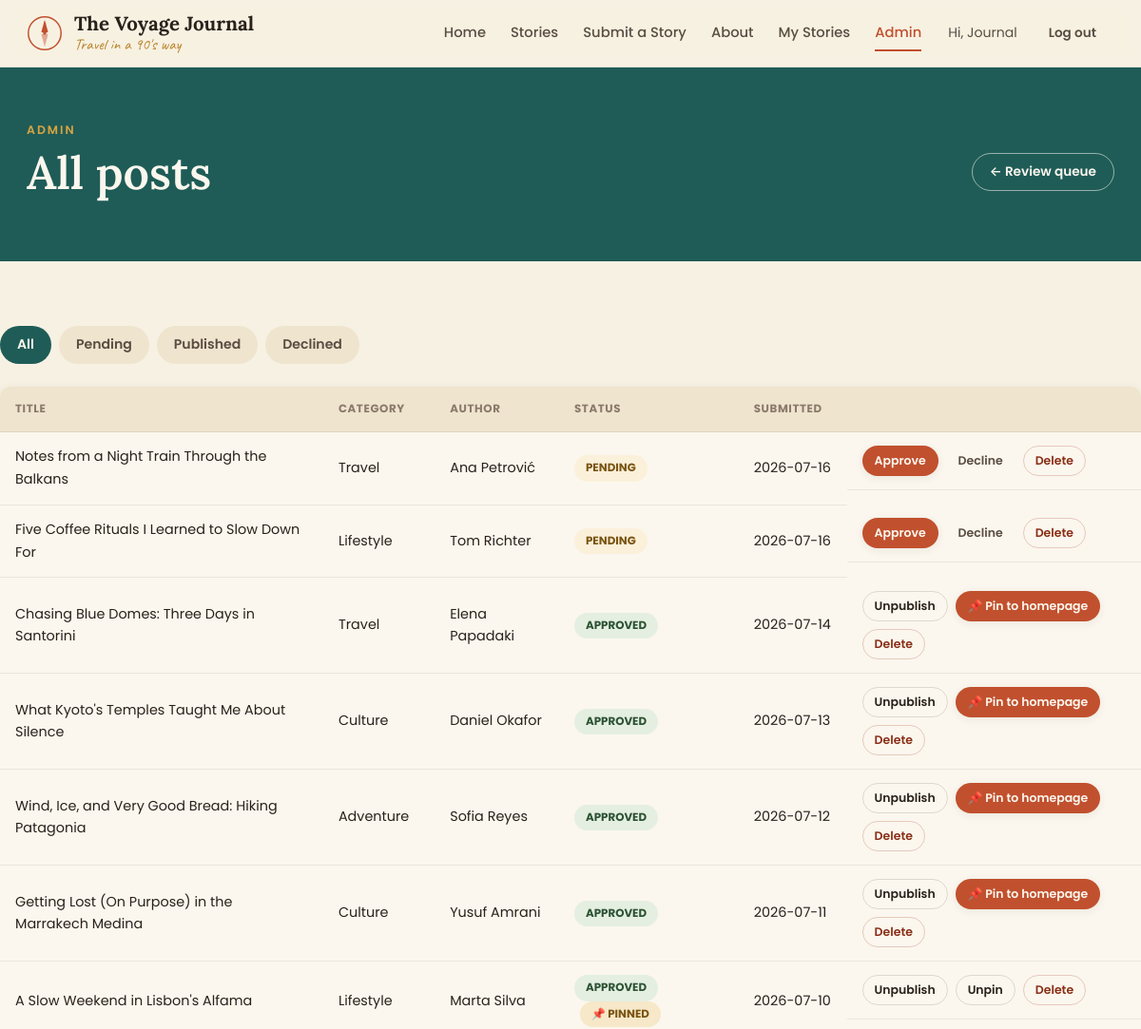
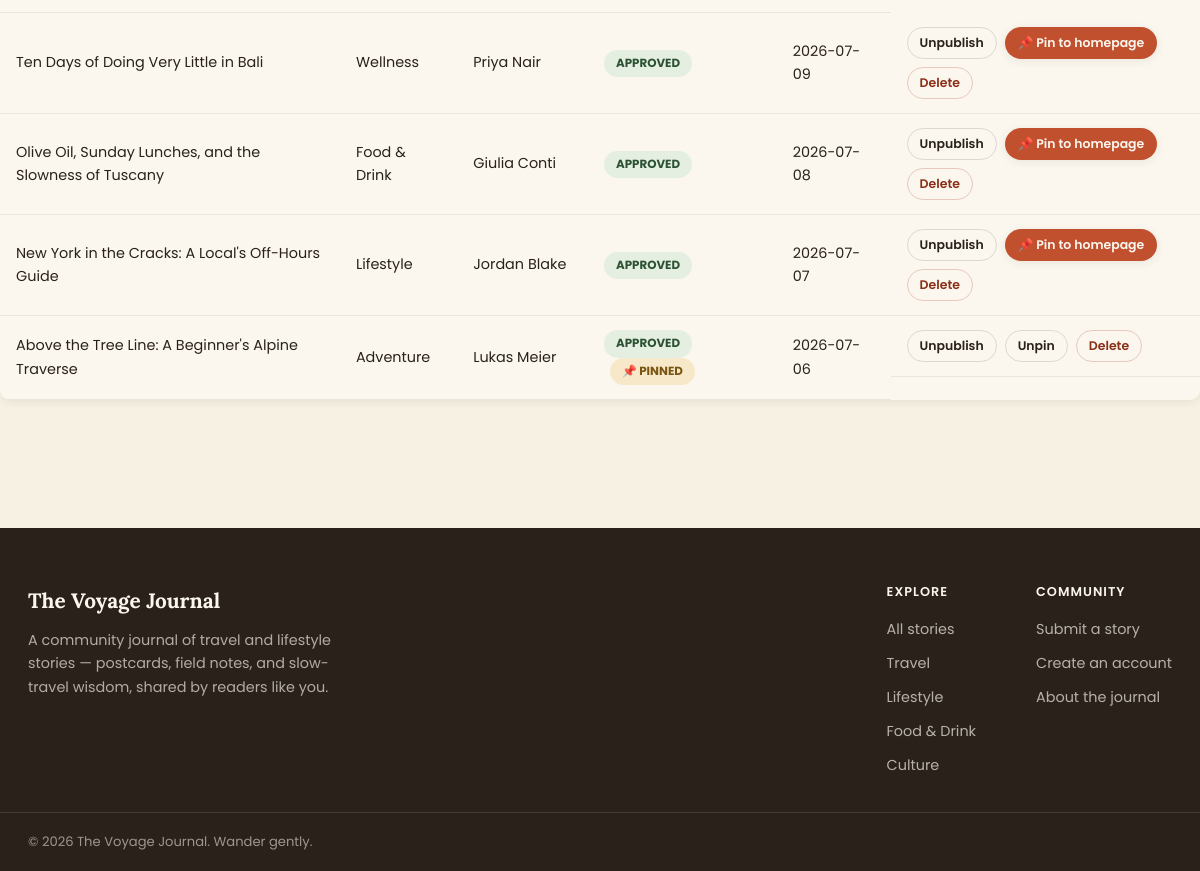
The app's page /admin/posts (signed in) with its own data (2 pictures, top to bottom).
### tables this page shows
CREATE TABLE users (
    id            INTEGER PRIMARY KEY AUTOINCREMENT,
    name          TEXT NOT NULL,
    email         TEXT UNIQUE NOT NULL,
    password_hash TEXT NOT NULL,
    role          TEXT NOT NULL DEFAULT 'user' CHECK (role IN ('user', 'admin')),
    created_at    TEXT NOT NULL DEFAULT (datetime('now'))
);

CREATE TABLE posts (
    id                   INTEGER PRIMARY KEY AUTOINCREMENT,
    title                TEXT NOT NULL,
    slug                 TEXT UNIQUE NOT NULL,
    excerpt              TEXT,
    content              TEXT NOT NULL,
    cover_image          TEXT,
    category             TEXT NOT NULL,
    location             TEXT,
    author_name          TEXT NOT NULL,
    author_email         TEXT,
    submitted_by_user_id INTEGER REFERENCES users(id) ON DELETE SET NULL,
    status               TEXT NOT NULL DEFAULT 'pending' CHECK (status IN ('pending', 'approved', 'rejected')),
    admin_note           TEXT,
    view_count           INTEGER NOT NULL DEFAULT 0,
    share_count          INTEGER NOT NULL DEFAULT 0,
    pinned               INTEGER NOT NULL DEFAULT 0,
    pinned_at            TEXT,
    created_at           TEXT NOT NULL DEFAULT (datetime('now')),
    approved_at          TEXT
);

### app/admin.py (the view)
@bp.route("/posts")
@admin_required
def all_posts():
    db = get_db()
    status = request.args.get("status", "").strip()
    query = "SELECT * FROM posts"
    params = []
    if status in ("pending", "approved", "rejected"):
        query += " WHERE status = ?"
        params.append(status)
    query += " ORDER BY created_at DESC"
    posts = db.execute(query, params).fetchall()
    return render_template("admin_posts.html", posts=posts, active_status=status)

### app/db.py (called while the page is built)
def get_db():
    if "db" not in g:
        g.db = sqlite3.connect(
            current_app.config["DATABASE"],
            detect_types=sqlite3.PARSE_DECLTYPES,
        )
        g.db.row_factory = sqlite3.Row
        g.db.execute("PRAGMA foreign_keys = ON")
    return g.db

### app/utils.py (called while the page is built)
def load_logged_in_user():
    user_id = session.get("user_id")
    if user_id is None:
        g.user = None
    else:
        g.user = get_db().execute(
            "SELECT * FROM users WHERE id = ?", (user_id,)
        ).fetchone()

def admin_required(view):
    @functools.wraps(view)
    def wrapped_view(**kwargs):
        if g.user is None:
            flash("Please log in as an admin to continue.", "warning")
            return redirect(url_for("auth.login", next=request.path))
        if g.user["role"] != "admin":
            flash("That page is for admins only.", "error")
            return redirect(url_for("blog.home"))
        return view(**kwargs)
    return wrapped_view

def csrf_token() -> str:
    if "csrf_token" not in session:
        session["csrf_token"] = secrets.token_hex(24)
    return session["csrf_token"]

### templates/admin_posts.html (shortened to what this page needs)
{% extends "base.html" %}
{% block body_class %}page-admin{% endblock %}
{% block content %}
<section class="page-header page-header-admin">
  <div class="wrap admin-header-row">
    <div>
      <p class="eyebrow eyebrow-light">Admin</p>
      <h1>All posts</h1>
    </div>
    <a class="btn btn-outline-light btn-sm" href="{{ url_for('admin.dashboard') }}">← Review queue</a>
  </div>
</section>
<section class="wrap section">
  <div class="filter-tabs">
    <a href="{{ url_for('admin.all_posts') }}" class="{{ 'active' if not active_status }}">All</a>
    <a href="{{ url_for('admin.all_posts', status='pending') }}" class="{{ 'active' if active_status == 'pending' }}">Pending</a>
    <a href="{{ url_for('admin.all_posts', status='approved') }}" class="{{ 'active' if active_status == 'approved' }}">Published</a>
    <a href="{{ url_for('admin.all_posts', status='rejected') }}" class="{{ 'active' if active_status == 'rejected' }}">Declined</a>
  </div>
  <table class="admin-table">
    <thead>
      <tr><th>Title</th><th>Category</th><th>Author</th><th>Status</th><th>Submitted</th><th></th></tr>
    </thead>
    <tbody>
      {% for post in posts %}
      <tr>
        <td><a href="{{ url_for('blog.detail', slug=post.slug) }}">{{ post.title }}</a></td>
        <td>{{ post.category }}</td>
        <td>{{ post.author_name }}</td>
        <td>
          <span class="status-pill status-{{ post.status }}">{{ post.status }}</span>
          {% if post.pinned %}<span class="status-pill status-pinned">📌 pinned</span>{% endif %}
        </td>
        <td>{{ post.created_at[:10] }}</td>
        <td class="table-actions">
          {% if post.status == 'pending' %}
          <form method="post" action="{{ url_for('admin.approve', post_id=post.id) }}">
            <button type="submit" class="btn btn-primary btn-xs">Approve</button>
          </form>
          <form method="post" action="{{ url_for('admin.reject', post_id=post.id) }}">
            <button type="submit" class="btn btn-ghost btn-xs">Decline</button>
          </form>
          {% elif post.status == 'approved' %}
          <form method="post" action="{{ url_for('admin.unpublish', post_id=post.id) }}">
            <button type="submit" class="btn btn-outline btn-xs">Unpublish</button>
          </form>
          {% if post.pinned %}
          <form method="post" action="{{ url_for('admin.unpin', post_id=post.id) }}">
            <button type="submit" class="btn btn-outline btn-xs">Unpin</button>
          </form>
          {% else %}
          <form method="post" action="{{ url_for('admin.pin', post_id=post.id) }}">
            <button type="submit" class="btn btn-primary btn-xs">📌 Pin to homepage</button>
          </form>
          {% endif %}
          {% endif %}
          <form method="post" action="{{ url_for('admin.delete', post_id=post.id) }}"
                onsubmit='return confirm({{ ("Permanently delete “" ~ post.title ~ "”? This removes it, its photos, likes, and comments. This cannot be undone.") | tojson }})'>
            <button type="submit" class="btn btn-danger btn-xs">Delete</button>
          </form>
        </td>
      </tr>
      {% else %}
      <tr><td colspan="6" class="table-empty">No posts here.</td></tr>
      {% endfor %}
    </tbody>
  </table>
</section>
{% endblock %}

### templates/base.html (shortened to what this page needs)
<!DOCTYPE html>
<html lang="en">
<head>
<link rel="stylesheet" href="{{ url_for('static', filename='css/style.css') }}">
</head>
<body class="{% block body_class %}{% endblock %}">
<header class="site-header">
  <div class="wrap header-inner">
    <a class="brand" href="{{ url_for('blog.home') }}">
      <span class="brand-mark" aria-hidden="true">
      </span>
      <span class="brand-text">
        <span class="brand-name">{{ site.name }}</span>
        <span class="brand-tagline">{{ site.tagline }}</span>
      </span>
    </a>
    <nav class="main-nav" aria-label="Primary">
      <a href="{{ url_for('blog.home') }}" class="{{ 'active' if request.endpoint == 'blog.home' else '' }}">Home</a>
      <a href="{{ url_for('blog.listing') }}" class="{{ 'active' if request.endpoint == 'blog.listing' else '' }}">Stories</a>
      <a href="{{ url_for('blog.submit') }}" class="{{ 'active' if request.endpoint == 'blog.submit' else '' }}">Submit a Story</a>
      <a href="{{ url_for('blog.about') }}" class="{{ 'active' if request.endpoint == 'blog.about' else '' }}">About</a>
      {% if current_user %}
      <a href="{{ url_for('blog.my_stories') }}" class="{{ 'active' if request.endpoint == 'blog.my_stories' else '' }}">My Stories</a>
      {% endif %}
      {% if current_user and current_user['role'] == 'admin' %}
      <a href="{{ url_for('admin.dashboard') }}" class="{{ 'active' if request.blueprint == 'admin' else '' }}">Admin</a>
      {% endif %}
    </nav>
    <div class="header-actions">
      {% if current_user %}
        <span class="header-user">Hi, {{ current_user['name'].split(' ')[0] }}</span>
        <a class="btn btn-ghost btn-sm" href="{{ url_for('auth.logout') }}">Log out</a>
      {% else %}
        <a class="btn btn-ghost btn-sm" href="{{ url_for('auth.login') }}">Log in</a>
        <a class="btn btn-primary btn-sm" href="{{ url_for('auth.signup') }}">Sign up</a>
      {% endif %}
    </div>
  </div>
</header>
<main id="main">
{% block content %}{% endblock %}
</main>
<footer class="site-footer">
  <div class="wrap footer-inner">
    <div class="footer-brand">
      <span class="brand-name">{{ site.name }}</span>
      <p>{{ site.description }}</p>
    </div>
    <div class="footer-cols">
      <div>
        <h4>Explore</h4>
        <a href="{{ url_for('blog.listing') }}">All stories</a>
        {% for cat in categories[:4] %}
        <a href="{{ url_for('blog.listing', category=cat) }}">{{ cat }}</a>
        {% endfor %}
      </div>
      <div>
        <h4>Community</h4>
        <a href="{{ url_for('blog.submit') }}">Submit a story</a>
        <a href="{{ url_for('auth.signup') }}">Create an account</a>
        <a href="{{ url_for('blog.about') }}">About the journal</a>
      </div>
    </div>
  </div>
  <div class="wrap footer-bottom">
    <span>&copy; {{ 2026 }} {{ site.name }}. Wander gently.</span>
  </div>
</footer>
</body>
</html>

### records on screen
users: name "Journal"
posts: title "Notes from a Night Train Through the Balkans", category "Travel", author_name "Ana Petrović", status "PENDING", created_at "2026-07-16"
posts: title "Five Coffee Rituals I Learned to Slow Down For", category "Lifestyle", author_name "Tom Richter", status "PENDING", created_at "2026-07-16"
posts: title "Chasing Blue Domes: Three Days in Santorini", category "Travel", author_name "Elena Papadaki", status "APPROVED", created_at "2026-07-14"
posts: title "What Kyoto's Temples Taught Me About Silence", category "Culture", author_name "Daniel Okafor", status "APPROVED", created_at "2026-07-13"
posts: title "Wind, Ice, and Very Good Bread: Hiking Patagonia", category "Adventure", author_name "Sofia Reyes", status "APPROVED", created_at "2026-07-12"
posts: title "Getting Lost (On Purpose) in the Marrakech Medina", category "Culture", author_name "Yusuf Amrani", status "APPROVED", created_at "2026-07-11"
posts: title "A Slow Weekend in Lisbon's Alfama", category "Lifestyle", author_name "Marta Silva", status "APPROVED", pinned "📌 PINNED", created_at "2026-07-10"
posts: title "Ten Days of Doing Very Little in Bali", category "Wellness", author_name "Priya Nair", status "APPROVED", created_at "2026-07-09"
posts: title "Olive Oil, Sunday Lunches, and the Slowness of Tuscany", category "Food & Drink", author_name "Giulia Conti", status "APPROVED", created_at "2026-07-08"
posts: title "New York in the Cracks: A Local's Off-Hours Guide", category "Lifestyle", author_name "Jordan Blake", status "APPROVED", created_at "2026-07-07"
posts: title "Above the Tree Line: A Beginner's Alpine Traverse", category "Adventure", author_name "Lukas Meier", status "APPROVED", pinned "📌 PINNED", created_at "2026-07-06"

### other values on screen
{{ site.name }} "The Voyage Journal"
{{ site.tagline }} "Travel in a 90's way"
{{ site.description }} "A community journal of travel and lifestyle stories — postcards, field notes, and slow-travel wisdom, shared by readers like you."
{{ cat }} "Travel" "Lifestyle" "Food & Drink" "Culture"
{{ 2026 }} "2026"
